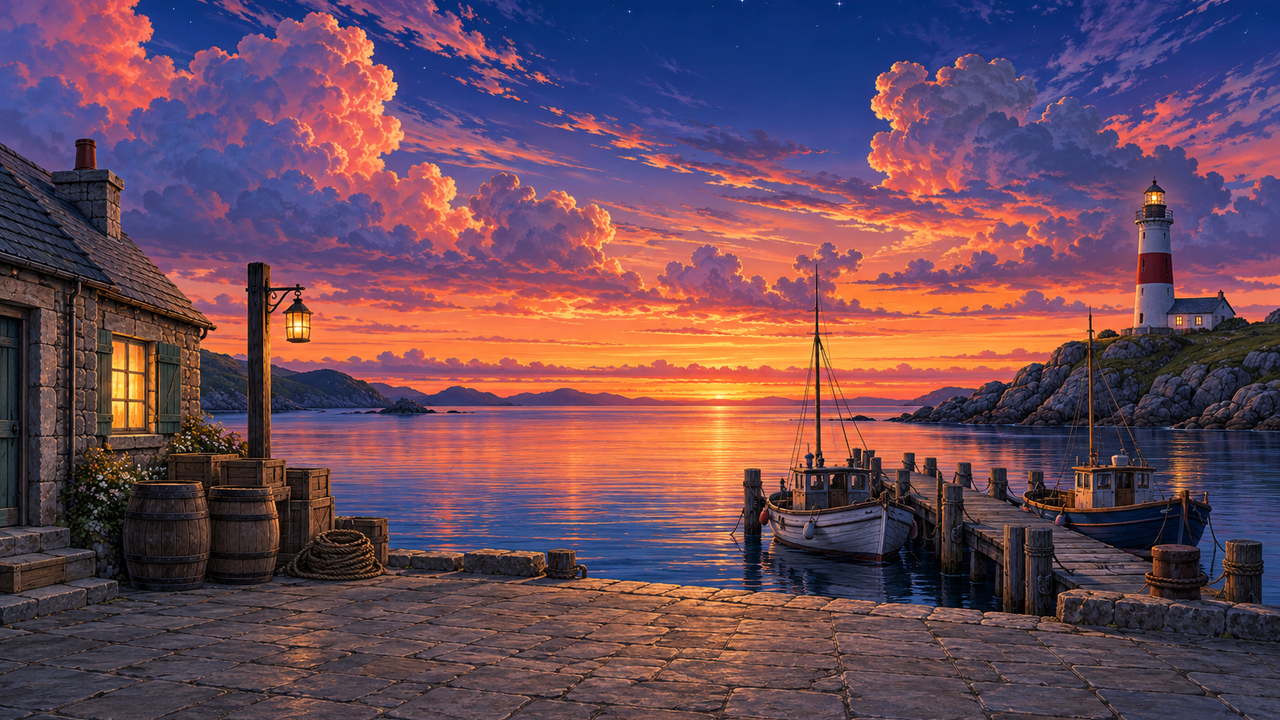
#> input picture styles/anime-visual-novel/assets/bg.png, 1280 x 720 px, found by its file name
$ python grid_preview.py out.png
#> lines starting #> are read from the running program, lines starting #| are printed output that depends on the picture
"""Hilfsbild zum Ablesen von Koordinaten für assets/ai_layout.json: KI-Bild auf 320 Breite, Ausschnitt ab
crop_y, 4-fach vergrößert mit 10-px-Raster und Beschriftung; optional Masken farbig darüber.

    .venv/bin/python styles/amiga-illustration/scripts/grid_preview.py OUT.png [--crop-y 30] [--full] [--masks]
"""
import argparse
import pathlib
import sys

import numpy as np
from PIL import Image, ImageDraw

HERE = pathlib.Path(__file__).resolve().parent
sys.path.insert(0, str(HERE))
STYLE = HERE.parent

ap = argparse.ArgumentParser()
ap.add_argument("out")
ap.add_argument("--image", default=str(STYLE / "assets/raw/bg.png"))
ap.add_argument("--crop-y", type=int, default=0)
ap.add_argument("--full", action="store_true", help="ganzes Bild auf 320 Breite statt Ausschnitt")
ap.add_argument("--masks", action="store_true")
ap.add_argument("--zoom", type=int, default=4)
a = ap.parse_args()
im = Image.open(a.image).convert("RGB")
#> im is the input picture: PIL image 1280x720 RGB; mean R, G, B 106.9, 74.2, 89.4
h = round(320 * im.height / im.width)
#> h = 180
small = im.resize((320, h), Image.BOX)
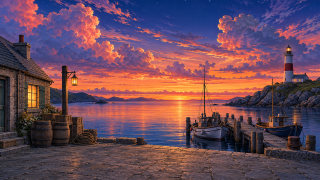
#> small: PIL image 320x180 RGB; mean R, G, B 107.2, 74.4, 89.7
if a.masks:
    from load_ai import load_ai
    rgb, m = load_ai(a.image)
    base = Image.fromarray(np.clip(rgb, 0, 255).astype(np.uint8))
    arr = np.asarray(base).astype(float)
    for key, col in (("water", (0, 120, 255)), ("lamp", (255, 255, 0)), ("lantern", (255, 128, 0)),
                     ("window", (255, 0, 255)), ("sky", (0, 255, 0))):
        mk = m[key]
        a_ = 0.15 if key == "sky" else 0.5
        arr[mk] = arr[mk] * (1 - a_) + np.array(col) * a_
    small = Image.fromarray(arr.astype(np.uint8))
elif not a.full:
    small = small.crop((0, a.crop_y, 320, a.crop_y + 144))
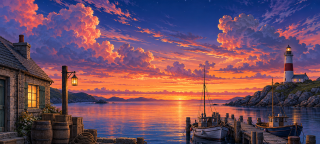
#> small: PIL image 320x144 RGB; mean R, G, B 113.2, 76.6, 94.7
z = a.zoom
big = small.resize((small.width * z, small.height * z), Image.NEAREST)
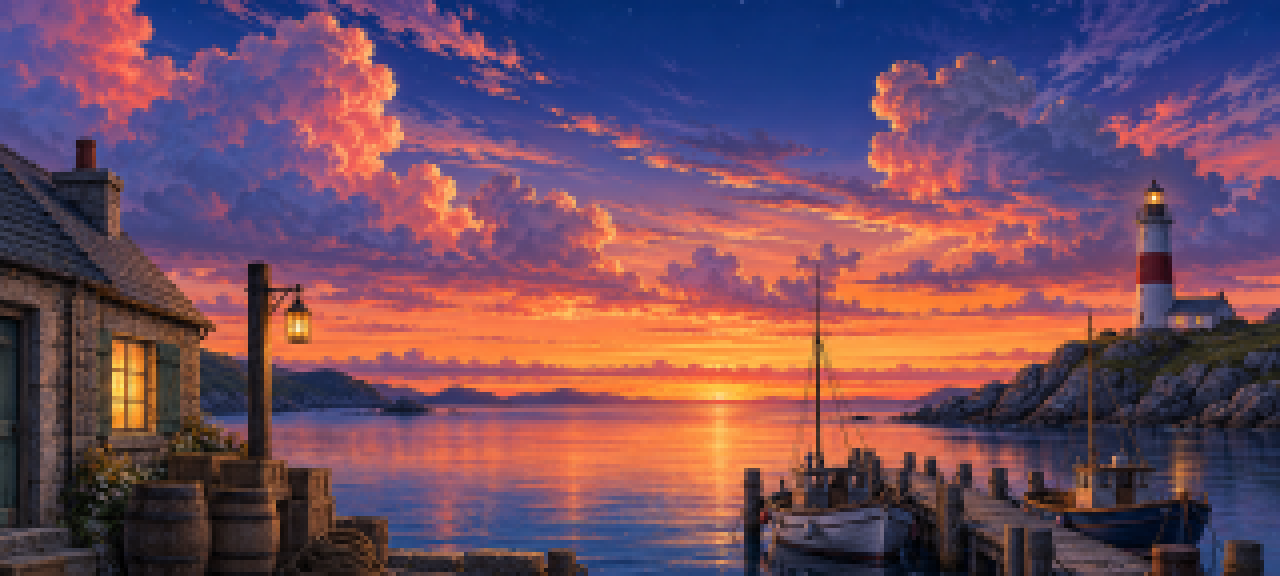
#> big: PIL image 1280x576 RGB; mean R, G, B 113.2, 76.6, 94.7
d = ImageDraw.Draw(big)
for x in range(0, small.width, 10):
    d.line([(x * z, 0), (x * z, big.height)], fill=(255, 255, 255) if x % 50 == 0 else (90, 90, 90))
    if x % 50 == 0:
        d.text((x * z + 2, 2), str(x), fill=(255, 255, 0))
for y in range(0, small.height, 10):
    d.line([(0, y * z), (big.width, y * z)], fill=(255, 255, 255) if y % 50 == 0 else (90, 90, 90))
    d.text((2, y * z + 2), str(y), fill=(255, 255, 0))
big.save(a.out)
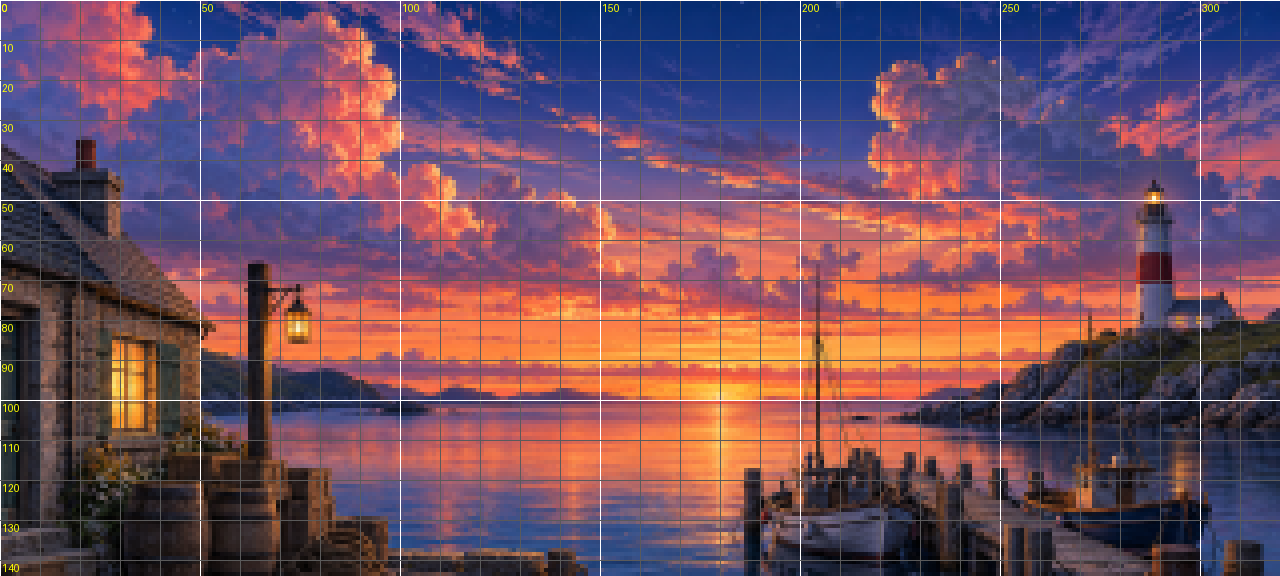
#> saved as out.png: PIL image 1280x576 RGB; mean R, G, B 114, 79.2, 96.1
print(small.size)
#| (320, 144)
